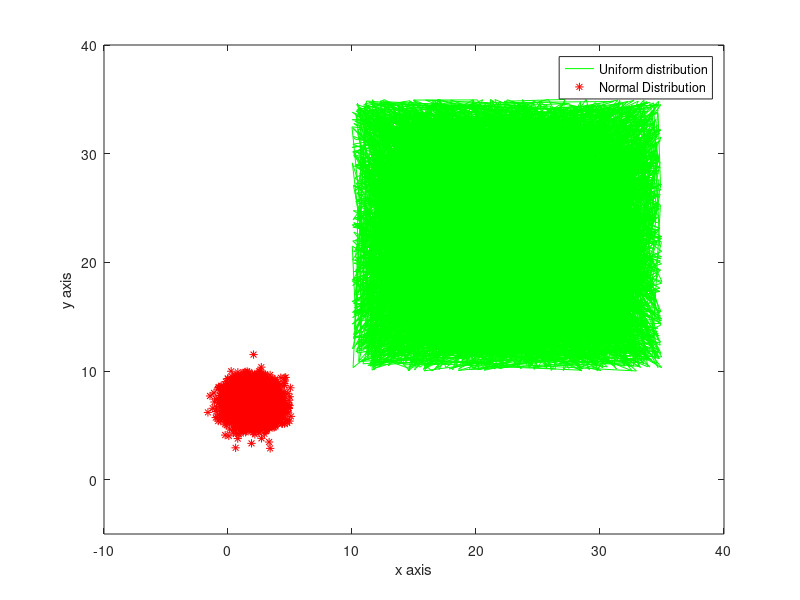

MATLAB code to generate this figure:
xmin = 10;
xmax = 35;
r = (xmax-xmin).*rand(5000,1)+xmin;
ymin = 10;
ymax = 35;
r1 = (ymax-ymin).*rand(5000,1)+ymin;
plot(r,r1,'g');
xlim  ([-10 40])
ylim  ([-5 40])

hold on;

xmean = 2;
rx = xmean+ sqrt(1).*randn(5000,1);
ymean = 7;
ry = ymean+sqrt(1).*randn(5000,1);
plot(rx,ry,'r*')

legend('Uniform distribution','Normal Distribution')
xlabel('x axis')
ylabel('y axis')
hold off;